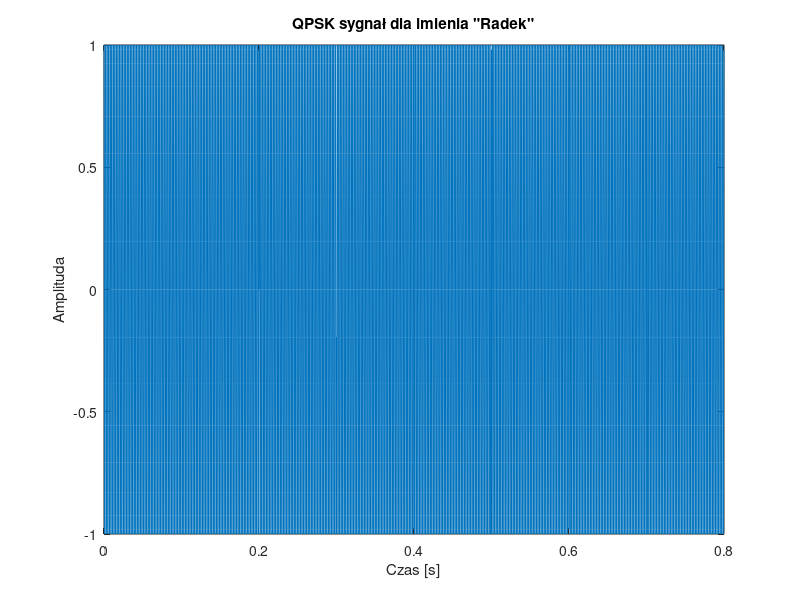

Source code (MATLAB):
clc;
clear;

name = 'Radek';
f_c = 500;           % częstotliwość nośnej
f_pr = 16000;        % częstotliwość próbkowania
T = 0.1;             % czas trwania symbolu
t = 0:1/f_pr:T-1/f_pr;

% Zamiana znaków na bity
bits = reshape(dec2bin(double(name),8).',1,[]);

N_symbols = length(bits)/2;

signal = [];
for k = 1:N_symbols
    pair = bits(2*k-1:2*k);
    % Przypisanie fazy na podstawie pary bitów
    switch pair
        case '00'
            phase = 0;
        case '01'
            phase = pi/2;
        case '11'
            phase = pi;
        case '10'
            phase = 3*pi/2;
    end
    symbol = sin(2*pi*f_c*t + phase);
    signal = [signal symbol];
end

% Prezentacja fragmentu sygnału
czas_wyswietlania = 0.8;  
samples_to_plot = floor(czas_wyswietlania * f_pr);

figure;
plot((0:samples_to_plot-1)/f_pr, signal(1:samples_to_plot));
title(['QPSK sygnał dla imienia "' name '"']);
xlabel('Czas [s]');
ylabel('Amplituda');

% Demodulacja

recovered_bits = '';

% Tworzymy wzorce sinusoidalne dla czterech faz 
wave0 = sin(2*pi*f_c*t + 0);
wave90 = sin(2*pi*f_c*t + pi/2);
wave180 = sin(2*pi*f_c*t + pi);
wave270 = sin(2*pi*f_c*t + 3*pi/2);

for k = 1:N_symbols
    % długość jednego symbolu
    symbol_length = length(t);

    % od którego miejsca zaczyna się k-ty symbol
    start_index = (k-1) * symbol_length + 1;

    % gdzie się kończy
    end_index = start_index + symbol_length - 1;

    % wycinamy symbol
    segment = signal(start_index : end_index);

    % Obliczamy korelacje segmentu z każdym wzorcem
    corr0 = corr(segment.', wave0.');
    corr90 = corr(segment.', wave90.');
    corr180 = corr(segment.', wave180.');
    corr270 = corr(segment.', wave270.');

    % Szukamy największej korelacji i wybieramy indeks
    [~, idx] = max([corr0, corr90, corr180, corr270]);

    switch idx
        case 1
            recovered_bits = [recovered_bits '00'];
        case 2
            recovered_bits = [recovered_bits '01'];
        case 3
            recovered_bits = [recovered_bits '11'];
        case 4
            recovered_bits = [recovered_bits '10'];
    end
end

% Zamiana bitów na znaki
recovered_chars = char(bin2dec(reshape(recovered_bits,8,[])')).';
disp(['Odzyskane znaki: ' recovered_chars]);
